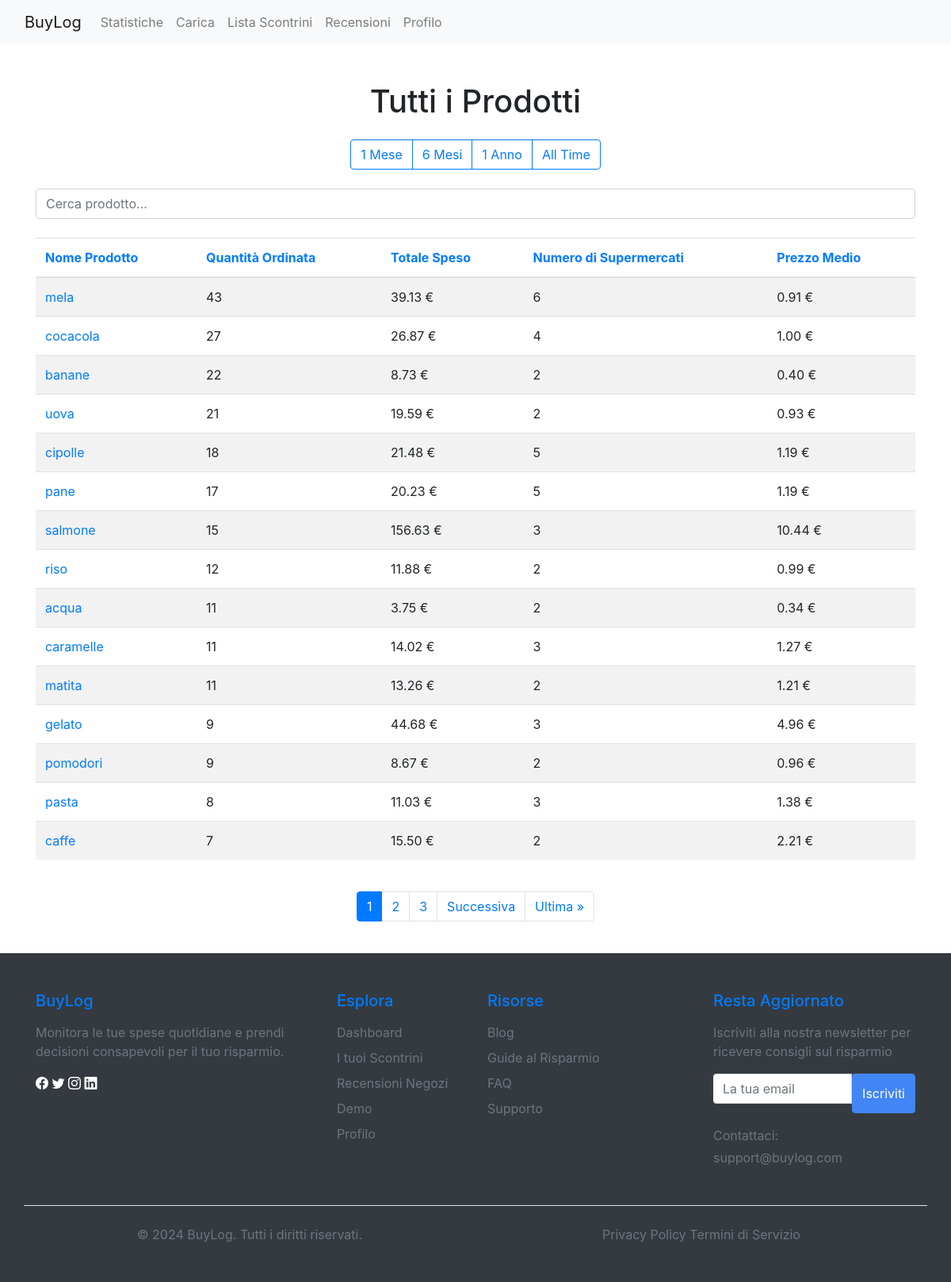
Page /scontrini/tutti_prodotti/ (signed in) on the earlier database version.
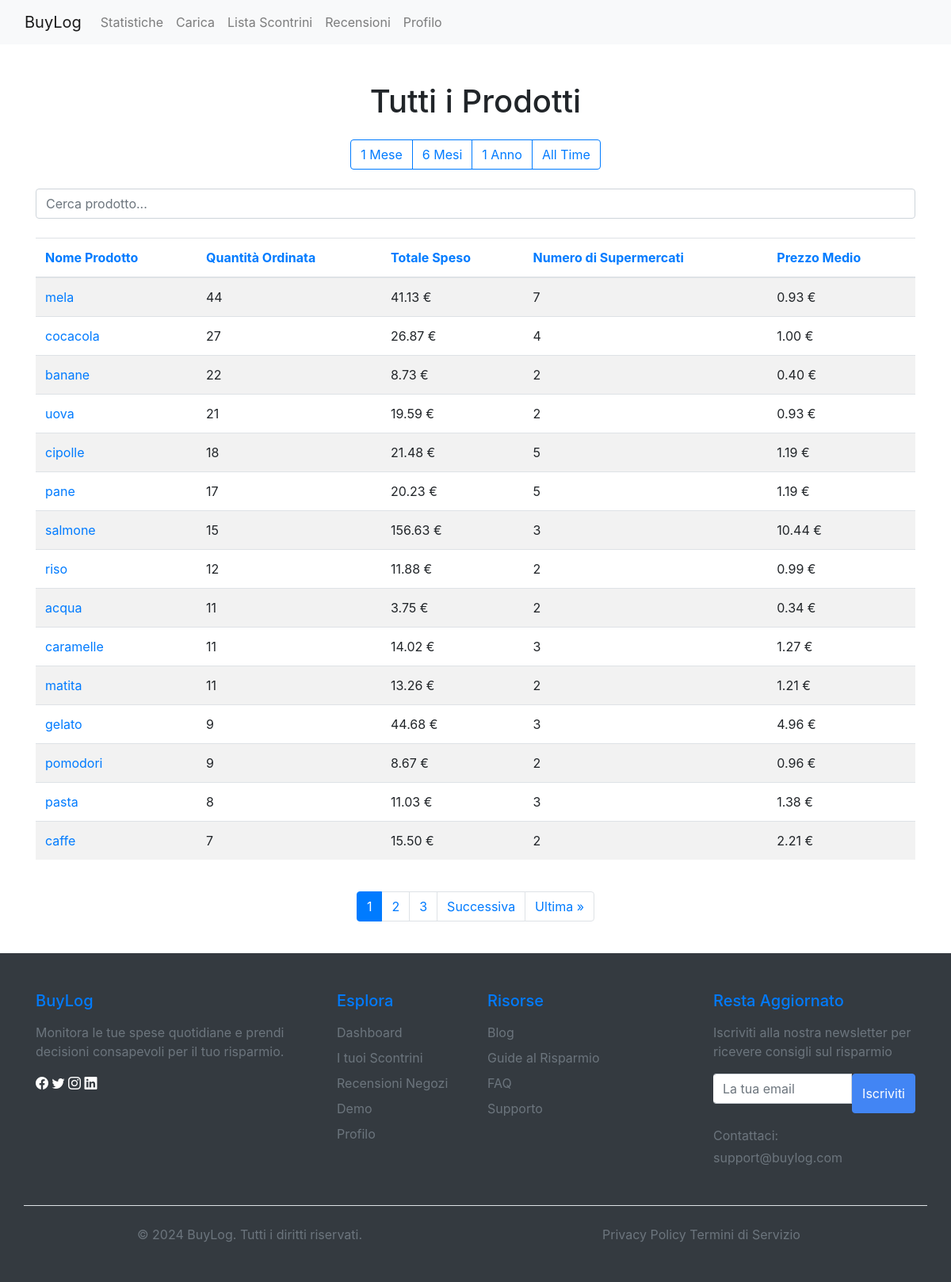
Same page on the later database version.
### scontrini/models.py (models this page shows, shortened)
class Prodotto(models.Model):
    nome = models.CharField(max_length=100)
    categoria = models.ForeignKey(
        Categoria, on_delete=models.SET_NULL, null=True, blank=True)
    categoria_confermata = models.BooleanField(default=False)
    class Meta:
        verbose_name_plural = 'Prodotti'

### scontrini/views.py (the view)
# urls.py: path('tutti_prodotti/', TuttiProdottiView.as_view(), name='tutti_prodotti'),
class TuttiProdottiView(LoginRequiredMixin, TemplateView):
    template_name = 'scontrini/tutti_prodotti.html'
    prodotti_per_pagina = 15
    def get_context_data(self, **kwargs):
        context = super().get_context_data(**kwargs)
        user = self.request.user
        filtro = self.request.GET.get('filtro', 'all_time')
        ordine = self.request.GET.get('ordine', '-quantita_ordinata')
        page = self.request.GET.get('page', 1)
        context['filtro_attuale'] = filtro
        context['ordine_attuale'] = ordine
        prodotti = self.get_prodotti_filtrati(filtro, ordine, user)
        paginator = Paginator(list(prodotti), self.prodotti_per_pagina)
        prodotti_paginati = paginator.get_page(page)
        context['prodotti'] = prodotti_paginati
        return context
    def get_prodotti_filtrati(self, filtro, ordine, user):
        scontrini = self.get_scontrini_filtrati(filtro, user)
        prodotti = ListaProdotti.objects.filter(scontrino__in=scontrini).values(
            'prodotto__nome',
            'prodotto__id'  # Aggiungiamo l'ID del prodotto
        ).annotate(
            quantita_ordinata=Sum('quantita'),
            totale_speso=Sum(ExpressionWrapper(
                F('prezzo_unitario') * F('quantita'), output_field=FloatField())),
            numero_supermercati=Count('scontrino__negozio', distinct=True),
            prezzo_medio=ExpressionWrapper(Sum(
                F('prezzo_unitario') * F('quantita')) / Sum('quantita'),
                output_field=FloatField())
        ).order_by(ordine)
        return prodotti
    def get_scontrini_filtrati(self, filtro, user):
        if filtro == '1mese':
            return Scontrino.objects.filter(data__gte=now()-timedelta(days=30), utente=user)
        elif filtro == '6mesi':
            return Scontrino.objects.filter(data__gte=now()-timedelta(days=180), utente=user)
        elif filtro == '1anno':
            return Scontrino.objects.filter(data__gte=now()-timedelta(days=365), utente=user)
        else:
            return Scontrino.objects.filter(utente=user)

### scontrini/templates/scontrini/tutti_prodotti.html (shortened to what this page needs)
{% extends 'scontrini/base.html' %}
{% load static %}
{% block content %}
<div class="container mt-5">
    <h1 class="text-center mb-4">Tutti i Prodotti</h1>
    <div class="row mb-4">
        <div class="col-md-12 text-center">
            <div class="btn-group" role="group" aria-label="Filtri">
                <button type="button" class="btn btn-outline-primary filtro-btn" data-filtro="1mese">1 Mese</button>
                <button type="button" class="btn btn-outline-primary filtro-btn" data-filtro="6mesi">6 Mesi</button>
                <button type="button" class="btn btn-outline-primary filtro-btn" data-filtro="1anno">1 Anno</button>
                <button type="button" class="btn btn-outline-primary filtro-btn" data-filtro="all_time">All Time</button>
            </div>
        </div>
    </div>
    <div class="row mb-4">
        <div class="col-md-12">
            <input type="text" id="search-bar" class="form-control" placeholder="Cerca prodotto...">
        </div>
    </div>
    <div class="table-responsive">
        <table class="table table-striped">
            <thead>
                <tr>
                    <th><a href="#" class="sort-link" data-ordine="-prodotto__nome">Nome Prodotto</a></th>
                    <th><a href="#" class="sort-link" data-ordine="-quantita_ordinata">Quantità Ordinata</a></th>
                    <th><a href="#" class="sort-link" data-ordine="-totale_speso">Totale Speso</a></th>
                    <th><a href="#" class="sort-link" data-ordine="-numero_supermercati">Numero di Supermercati</a></th>
                    <th><a href="#" class="sort-link" data-ordine="-prezzo_medio">Prezzo Medio</a></th>
                </tr>
            </thead>
            <tbody id="prodotti-list">
                {% include 'scontrini/partials/prodotti_list.html' %}
            </tbody>
        </table>
    </div>
    <div class="d-flex justify-content-center mt-4">
        {% if prodotti.paginator.num_pages > 0 %}
        <nav aria-label="Navigazione pagine">
            <ul class="pagination">
                {% for num in prodotti.paginator.page_range %}
                    {% if prodotti.number == num %}
                        <li class="page-item active">
                            <span class="page-link">{{ num }}</span>
                        </li>
                    {% elif num > prodotti.number|add:'-3' and num < prodotti.number|add:'3' %}
                        <li class="page-item">
                            <a class="page-link" href="?page={{ num }}&filtro={{ filtro_attuale }}&ordine={{ ordine_attuale }}">{{ num }}</a>
                        </li>
                    {% endif %}
                {% endfor %}
                {% if prodotti.has_next %}
                    <li class="page-item">
                        <a class="page-link" href="?page={{ prodotti.next_page_number }}&filtro={{ filtro_attuale }}&ordine={{ ordine_attuale }}">Successiva</a>
                    </li>
                    <li class="page-item">
                        <a class="page-link" href="?page={{ prodotti.paginator.num_pages }}&filtro={{ filtro_attuale }}&ordine={{ ordine_attuale }}">Ultima &raquo;</a>
                    </li>
                {% endif %}
            </ul>
        </nav>
        {% endif %}
    </div>
</div>
{% endblock %}

### scontrini/templates/scontrini/base.html
{% extends 'base.html' %}

### templates/base.html (shortened to what this page needs)
<!DOCTYPE html>
{% load static %}
<html lang="en">
<head>
    <link href="https://stackpath.bootstrapcdn.com/bootstrap/4.5.2/css/bootstrap.min.css" rel="stylesheet">
    <link rel="stylesheet" href="https://cdn.jsdelivr.net/npm/bootstrap-icons@1.11.3/font/bootstrap-icons.min.css">
    <link rel="stylesheet" href="{% static 'css/style.css' %}">
    <link href="https://cdnjs.cloudflare.com/ajax/libs/font-awesome/5.15.4/css/all.min.css" rel="stylesheet">
    <link href="{% static 'css/auth.css' %}" rel="stylesheet">
</head>
<body>
    <nav class="navbar navbar-expand-lg navbar-light bg-light">
        <div class="container-fluid">
            <a class="navbar-brand" href="{% url 'landingpage' %}">BuyLog</a>
            <div class="collapse navbar-collapse" id="navbarNav">
                <ul class="navbar-nav ms-auto align-items-center">
                    {% if user.is_authenticated %}
                        <li class="nav-item">
                            <a class="nav-link" href="{% url 'scontrini:dashboard' %}">Statistiche</a>
                        </li>
                        <li class="nav-item">
                            <a class="nav-link" href="{% url 'scontrini:carica_scontrino' %}">Carica</a>
                        </li>
                        <li class="nav-item">
                            <a class="nav-link" href="{% url 'scontrini:lista_scontrini' %}">Lista Scontrini</a>
                        </li>
                        <li class="nav-item">
                            <a class="nav-link" href="{% url 'recensioni:lista_recensioni' %}">Recensioni</a>
                        </li>
                        <li class="nav-item">
                            <a class="nav-link" href="{% url 'user' %}">Profilo</a>
                        </li>
                    {% endif %}
                </ul>
            </div>
        </div>
    </nav>
    {% block content %}{% endblock %}
    <br>
    <footer class="footer bg-dark text-white mt-auto py-5">
        <div class="container">
            <div class="row">
                <div class="col-md-4 mb-4">
                    <h5 class="text-primary mb-3">BuyLog</h5>
                    <p class="text-muted">Monitora le tue spese quotidiane e prendi decisioni consapevoli per il tuo risparmio.</p>
                    <div class="social-icons mt-3">
                        <a href="#" class="text-white me-3"><i class="bi bi-facebook fs-5"></i></a>
                        <a href="#" class="text-white me-3"><i class="bi bi-twitter fs-5"></i></a>
                        <a href="#" class="text-white me-3"><i class="bi bi-instagram fs-5"></i></a>
                        <a href="#" class="text-white"><i class="bi bi-linkedin fs-5"></i></a>
                    </div>
                </div>
                <div class="col-md-2 mb-4">
                    <h5 class="text-primary mb-3">Esplora</h5>
                    <ul class="list-unstyled">
                        {% if user.is_authenticated %}
                            <li class="mb-2"><a href="{% url 'scontrini:dashboard' %}" class="text-muted text-decoration-none">Dashboard</a></li>
                            <li class="mb-2"><a href="{% url 'scontrini:lista_scontrini' %}" class="text-muted text-decoration-none">I tuoi Scontrini</a></li>
                            <li class="mb-2"><a href="{% url 'recensioni:lista_recensioni' %}" class="text-muted text-decoration-none">Recensioni Negozi</a></li>
                            <li class="mb-2"><a href="{% url 'scontrini:demo' %}" class="text-muted text-decoration-none">Demo</a></li>
                            <li class="mb-2"><a href="{% url 'user' %}" class="text-muted text-decoration-none">Profilo</a></li>
                        {% endif %}
                    </ul>
                </div>
                <div class="col-md-3 mb-4">
                    <h5 class="text-primary mb-3">Risorse</h5>
                    <ul class="list-unstyled">
                        <li class="mb-2"><a href="#" class="text-muted text-decoration-none">Blog</a></li>
                        <li class="mb-2"><a href="#" class="text-muted text-decoration-none">Guide al Risparmio</a></li>
                        <li class="mb-2"><a href="#" class="text-muted text-decoration-none">FAQ</a></li>
                        <li class="mb-2"><a href="#" class="text-muted text-decoration-none">Supporto</a></li>
                    </ul>
                </div>
                <div class="col-md-3 mb-4">
                    <h5 class="text-primary mb-3">Resta Aggiornato</h5>
                    <p class="text-muted mb-3">Iscriviti alla nostra newsletter per ricevere consigli sul risparmio</p>
                    <div class="input-group mb-3">
                        <input type="email" class="form-control" placeholder="La tua email">
                        <button class="btn btn-primary" type="button">Iscriviti</button>
                    </div>
                    <p class="text-muted mb-1">Contattaci:</p>
                    <a href="mailto:support@buylog.com" class="text-muted text-decoration-none">support@buylog.com</a>
                </div>
            </div>
            <div class="row mt-4 pt-4 border-top">
                <div class="col-md-6 text-center text-md-start">
                    <p class="text-muted mb-0">&copy; {% now "Y" %} BuyLog. Tutti i diritti riservati.</p>
                </div>
                <div class="col-md-6 text-center text-md-end">
                    <a href="#" class="text-muted text-decoration-none me-3">Privacy Policy</a>
                    <a href="#" class="text-muted text-decoration-none">Termini di Servizio</a>
                </div>
            </div>
        </div>
    </footer>
</body>
</html>

### scontrini/templates/scontrini/partials/prodotti_list.html
{% for prodotto in prodotti %}
<tr>
    <td>
        <a href="{% url 'scontrini:dettagli_prodotto' pk=prodotto.prodotto__id %}?filtro={{ filtro_attuale }}" class="text-primary text-decoration-none">
            {{ prodotto.prodotto__nome }}
        </a>
    </td>
    <td>{{ prodotto.quantita_ordinata }}</td>
    <td>{{ prodotto.totale_speso|floatformat:2 }} €</td>
    <td>{{ prodotto.numero_supermercati }}</td>
    <td>{{ prodotto.prezzo_medio|floatformat:2 }} €</td>
</tr>
{% endfor %}

### static/css/style.css (style rules this page uses)
body { min-height: 100vh; display: flex; flex-direction: column; }
.footer { margin-top: auto; }
.social-icons a { transition: opacity 0.3s; }
.footer a.text-muted { transition: color 0.3s; }

### static/css/auth.css (style rules this page uses)
.input-group .form-control { border-left: none; }
.btn-primary { background-color: #4285f4; border-color: #4285f4; padding: 12px; }

Differences in the rows shown:
changed Prodotto "mela": quantita_ordinata "43" → "44"; totale_speso "39.13" → "41.13"; numero_supermercati "6" → "7"; prezzo_medio "0.91" → "0.93"
